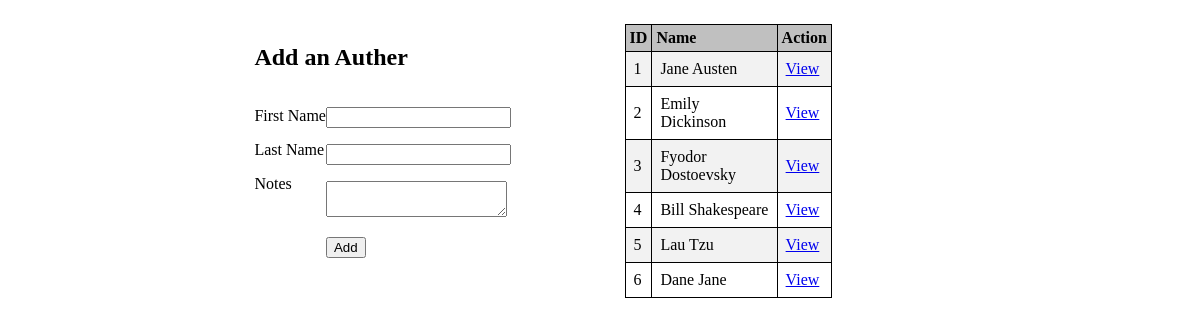
Screenshot of /authers with the database file from the repository.
### books_authors_app/models.py (models this page shows)
class Auther(models.Model):
    first_name = models.CharField(max_length=45)
    last_name = models.CharField(max_length=45)
    notes = models.TextField(null=True)
    books = models.ManyToManyField(Book, related_name = 'authers')
    created_at = models.DateTimeField(auto_now_add=True)
    updated_at = models.DateTimeField(auto_now=True)

### books_authors_app/views.py (the view)
# urls.py: path('authers', views.autherForm),
def autherForm(request):
    all_authers = Auther.objects.all()
    context = {
        "all_authers":all_authers
    }
    return render (request, 'auther.html', context)

### books_authors_app/templates/auther.html (shortened to what this page needs)
<!DOCTYPE html>
<html lang="en">
<head>
    {% load static %}
    <link rel="stylesheet" href="{% static 'css/style2.css' %}">
</head>
<body>
    <div class="form1">
        <form action="/addauther" method="post" >
            <h2>Add an Auther</h2>
            <div class="form">
                <div>
                    <p><label for="first_name">First Name</label></p>
                    <p><label for="last_name">Last Name</label></p>
                    <p><label for="notes">Notes</label></p>
                </div>
                <div>
                    <p><input type="text" name="first_name" id="first_name"></p>
                    <p><input type="text" name="last_name" id="last_name"></p>
                    <p> <textarea name = "notes"></textarea></p>
                    <p><input type="submit" value="Add"></p>
                </div>
            </div>
        </form>
        <table>
            <tr>
                <th>ID</th>
                <th>Name</th>
                <th>Action</th>
            </tr>
            {% for auther in all_authers %}
            <tr>
                <td>{{auther.id}}</td>
                <td>{{ auther.first_name }} {{ auther.last_name }}</td>
                <td><a href="/authers/{{auther.id}}">View</a></td>
            </tr>
            {% endfor %}
        </table>
    </div>
</body>
</html>

### books_authors_app/static/css/style2.css (style rules this page uses)
body { padding: 1em; }
.form1 { width: 60%; display: flex; justify-content: space-around; margin: 0 auto; }
.form { height: 70%; display: flex; justify-items: space-between; }
table, td, th { border: 1px solid black; }
table { border-collapse: collapse; width: 30%; margin: 0 auto; }
th, td { text-align: left; padding: 8px; }
th { background-color:silver; padding: 4px; }
tr:nth-child(even) { background-color: #f2f2f2 }

### rows the page displays
Auther: id "1", first_name "Jane", last_name "Austen"
Auther: id "2", first_name "Emily", last_name "Dickinson"
Auther: id "3", first_name "Fyodor", last_name "Dostoevsky"
Auther: id "4", first_name "Bill", last_name "Shakespeare"
Auther: id "5", first_name "Lau", last_name "Tzu"
Auther: id "6", first_name "Dane", last_name "Jane"
